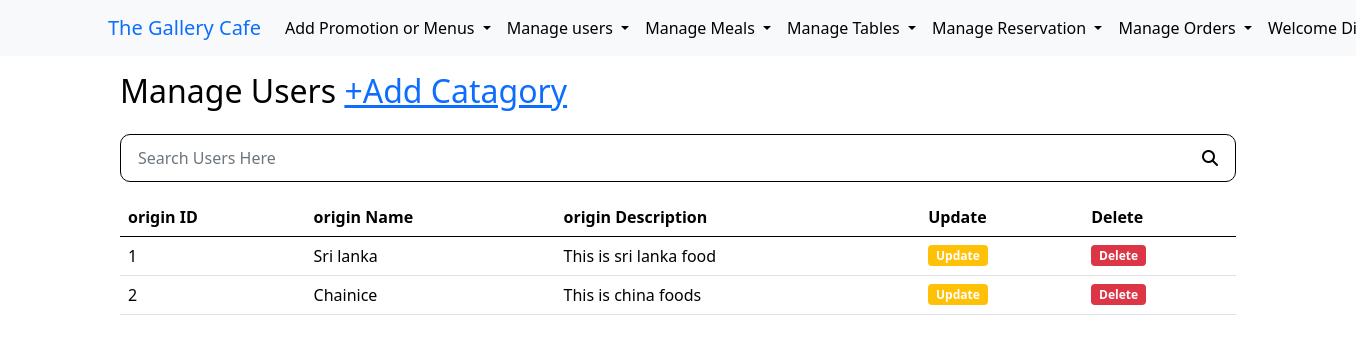
Page /managefoodorigins.php (signed in) on the committed database.
### tables this page shows
CREATE TABLE `food_origin` (
  `origin_id` int(11) NOT NULL,
  `origin_name` varchar(100) NOT NULL,
  `origin_description` varchar(200) NOT NULL,
  `is_deleted` int(1) NOT NULL
);

### managefoodorigins.php (the view, shortened to what this page needs)
<?php include("./inc/connection.php") ?>
<?php
if (isset($_POST['searchsubmit'])) {
    $searchval = $_POST['searchval'];
    $query = "SELECT * FROM food_origin WHERE origin_id LIKE '%{$searchval}%' OR origin_description LIKE '%{$searchval}%'
             OR origin_name LIKE '%{$searchval}%'";
    $result = mysqli_query($conn, $query);
    query_check($result);
    $table = "";
    if (mysqli_num_rows($result) >= 1) {
        while ($row = mysqli_fetch_assoc($result)) {
            $table .= "<tr>";
            $table .= "<td>{$row['origin_id']}</td>";
            $table .= "<td>{$row['origin_name']}</td>";
            $table .= "<td>{$row['origin_description']}</td>";
            $table .= "<td><a href=\"updatefoodorigin.php?origin_id={$row['origin_id']}\">" .  "<span class=\"badge bg-warning\">Update</span>" . "</a></td>";
            $table .= "<td><a onclick=\"confirm('are you sure?')\" href=\"deletefoodorigins.php?origin_id={$row['origin_id']}\">" .  "<span class=\"badge bg-danger\">Delete</span>" . "</a></td>";
            $table .= "</td>";
        }
    } else {
        header("Location: managefoodorigins.php?data=notfound");
    }
} else {
    $query = "SELECT * FROM food_origin WHERE is_deleted=0";
    $result = mysqli_query($conn, $query);
    $table = "";
    while ($row = mysqli_fetch_assoc($result)) {
        $table .= "<tr>";
        $table .= "<td>{$row['origin_id']}</td>";
        $table .= "<td>{$row['origin_name']}</td>";
        $table .= "<td>{$row['origin_description']}</td>";
        $table .= "<td><a href=\"updatefoodorigin.php?origin_id={$row['origin_id']}\">" .  "<span class=\"badge bg-warning\">Update</span>" . "</a></td>";
        $table .= "<td><a onclick=\"confirm('are you sure?')\" href=\"deletefoodorigins.php?origin_id={$row['origin_id']}\">" .  "<span class=\"badge bg-danger\">Delete</span>" . "</a></td>";
        $table .= "</td>";
    }
}
?>
<!DOCTYPE html>
<html lang="en">
<head>
</head>
<?php
if ($_SESSION['usertype'] == "normaluser") {
    include("./inc/mainheader.php");
} else if ($_SESSION['usertype'] == "SystemAdmin") {
    include("./inc/adminheader.php");
} else if ($_SESSION['usertype'] == "operational") {
    include("./inc/opheader.php");
}
?>
<body>
    <div class="container">
        <form action="managefoodorigins.php" method="post">
            <div class="row">
                <div class="col-5">
                    <h2>Manage Users <span><a href="./addfoodcatagory.php">+Add Catagory</a></span> </h2>
                </div>
            </div>
            <div class="d-flex search-bar flex-row  align-items-center mt-3 mb-3">
                <div class="flex-grow-1">
                    <input type="text" class="form-control col-10" name="searchval" placeholder="Search Users Here">
                </div>
                <div class="bt">
                    <button type="submit" class="btn form-control" name="searchsubmit"> <i class="fas fa-search"></i></button>
                </div>
            </div>
        </form>
        <table class="table">
            <thead>
                <th scope="col">origin ID</th>
                <th scope="col">origin Name</th>
                <th scope="col">origin Description</th>
                <th scope="col">Update</th>
                <th scope="col">Delete</th>
            </thead>
            <tbody>
                <?php
                if (isset($table)) {
                    echo $table;
                }
                ?>
            </tbody>
        </table>
    </div>
</body>
</html>

### css/main.css (style rules this page uses)
* { margin: 0; padding: 0; box-sizing: border-box; color: black; }

### managefoodorigins.php (style rules this page uses)
.search-bar { border-radius: 10px; border: 1px black solid; padding: 5px; background-color: white; }
.search-bar input { padding-right: 100px; background-color: white; border: none; }
.search-bar button { padding-left: 10px; border: none; }

### rows in the picture
food_origin: origin_id "1", origin_name "Sri lanka", origin_description "This is sri lanka food"
food_origin: origin_id "2", origin_name "Chainice", origin_description "This is china foods"
